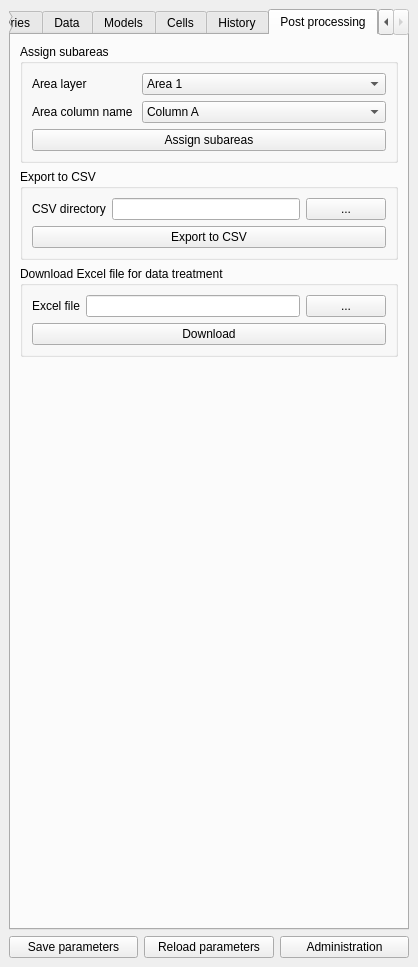
<?xml version="1.0" encoding="UTF-8"?>
<ui version="4.0">
 <class>FloodDamageCostDockWidgetBase</class>
 <widget class="QDockWidget" name="FloodDamageCostDockWidgetBase">
  <property name="geometry">
   <rect>
    <x>0</x>
    <y>0</y>
    <width>409</width>
    <height>967</height>
   </rect>
  </property>
  <property name="windowTitle">
   <string>Estimation of flood damage costs</string>
  </property>
  <widget class="QWidget" name="dockWidgetContents">
   <layout class="QVBoxLayout" name="verticalLayout_3">
    <item>
     <widget class="QTabWidget" name="twFloodDamageCost">
      <property name="currentIndex">
       <number>6</number>
      </property>
      <widget class="QWidget" name="tab">
       <attribute name="title">
        <string>General</string>
       </attribute>
       <layout class="QVBoxLayout" name="verticalLayout">
        <item>
         <widget class="QGroupBox" name="gbDatabase">
          <property name="title">
           <string>Database source</string>
          </property>
          <property name="checkable">
           <bool>false</bool>
          </property>
          <property name="checked">
           <bool>false</bool>
          </property>
          <layout class="QGridLayout" name="gridLayout">
           <item row="0" column="0">
            <widget class="QLabel" name="label_7">
             <property name="sizePolicy">
              <sizepolicy hsizetype="Preferred" vsizetype="Preferred">
               <horstretch>0</horstretch>
               <verstretch>0</verstretch>
              </sizepolicy>
             </property>
             <property name="text">
              <string>Database</string>
             </property>
            </widget>
           </item>
           <item row="0" column="1">
            <widget class="QComboBox" name="cbDatabase">
             <property name="sizePolicy">
              <sizepolicy hsizetype="Preferred" vsizetype="Fixed">
               <horstretch>5</horstretch>
               <verstretch>0</verstretch>
              </sizepolicy>
             </property>
            </widget>
           </item>
           <item row="0" column="2">
            <widget class="QPushButton" name="pbDatabase">
             <property name="sizePolicy">
              <sizepolicy hsizetype="Minimum" vsizetype="Fixed">
               <horstretch>0</horstretch>
               <verstretch>0</verstretch>
              </sizepolicy>
             </property>
             <property name="text">
              <string/>
             </property>
            </widget>
           </item>
           <item row="1" column="0">
            <widget class="QLabel" name="label_8">
             <property name="sizePolicy">
              <sizepolicy hsizetype="Preferred" vsizetype="Preferred">
               <horstretch>0</horstretch>
               <verstretch>0</verstretch>
              </sizepolicy>
             </property>
             <property name="text">
              <string>Parameter table</string>
             </property>
            </widget>
           </item>
           <item row="1" column="1">
            <widget class="QLineEdit" name="leParameterTable">
             <property name="sizePolicy">
              <sizepolicy hsizetype="Expanding" vsizetype="Fixed">
               <horstretch>5</horstretch>
               <verstretch>0</verstretch>
              </sizepolicy>
             </property>
            </widget>
           </item>
           <item row="1" column="2">
            <widget class="QPushButton" name="pbParameterShow">
             <property name="sizePolicy">
              <sizepolicy hsizetype="Minimum" vsizetype="Fixed">
               <horstretch>0</horstretch>
               <verstretch>0</verstretch>
              </sizepolicy>
             </property>
             <property name="text">
              <string/>
             </property>
            </widget>
           </item>
          </layout>
         </widget>
        </item>
        <item>
         <widget class="QTreeView" name="tvGeneral"/>
        </item>
       </layout>
      </widget>
      <widget class="QWidget" name="tab_5">
       <attribute name="title">
        <string>Queries</string>
       </attribute>
       <layout class="QVBoxLayout" name="verticalLayout_6">
        <item>
         <widget class="QTreeView" name="tvQueries"/>
        </item>
       </layout>
      </widget>
      <widget class="QWidget" name="tab_4">
       <attribute name="title">
        <string>Data</string>
       </attribute>
       <layout class="QVBoxLayout" name="verticalLayout_5">
        <item>
         <widget class="QTreeView" name="tvData"/>
        </item>
       </layout>
      </widget>
      <widget class="QWidget" name="tab_2">
       <attribute name="title">
        <string>Models</string>
       </attribute>
       <layout class="QVBoxLayout" name="verticalLayout_2">
        <item>
         <widget class="QTreeView" name="tvModels"/>
        </item>
        <item>
         <layout class="QHBoxLayout" name="horizontalLayout_8">
          <item>
           <widget class="QLabel" name="label">
            <property name="text">
             <string>Group name</string>
            </property>
           </widget>
          </item>
          <item>
           <widget class="QLineEdit" name="leGroupName">
            <property name="sizePolicy">
             <sizepolicy hsizetype="Expanding" vsizetype="Fixed">
              <horstretch>5</horstretch>
              <verstretch>0</verstretch>
             </sizepolicy>
            </property>
            <property name="text">
             <string/>
            </property>
           </widget>
          </item>
          <item>
           <widget class="QCheckBox" name="chbLimit">
            <property name="text">
             <string>Limit to Mapper extent </string>
            </property>
           </widget>
          </item>
         </layout>
        </item>
        <item>
         <widget class="QPushButton" name="pbModelRun">
          <property name="font">
           <font>
            <weight>75</weight>
            <bold>true</bold>
           </font>
          </property>
          <property name="text">
           <string>Run selected model(s)</string>
          </property>
         </widget>
        </item>
       </layout>
      </widget>
      <widget class="QWidget" name="tab_6">
       <attribute name="title">
        <string>Cells</string>
       </attribute>
       <layout class="QVBoxLayout" name="verticalLayout_9">
        <item>
         <widget class="QGroupBox" name="groupBox_3">
          <property name="title">
           <string>Create cell layer</string>
          </property>
          <layout class="QVBoxLayout" name="verticalLayout_8">
           <item>
            <layout class="QHBoxLayout" name="horizontalLayout_2">
             <item>
              <widget class="QLabel" name="label_10">
               <property name="sizePolicy">
                <sizepolicy hsizetype="Preferred" vsizetype="Preferred">
                 <horstretch>1</horstretch>
                 <verstretch>0</verstretch>
                </sizepolicy>
               </property>
               <property name="text">
                <string>Layername</string>
               </property>
              </widget>
             </item>
             <item>
              <widget class="QLineEdit" name="leLayerName">
               <property name="sizePolicy">
                <sizepolicy hsizetype="Expanding" vsizetype="Fixed">
                 <horstretch>4</horstretch>
                 <verstretch>0</verstretch>
                </sizepolicy>
               </property>
              </widget>
             </item>
            </layout>
           </item>
           <item>
            <layout class="QHBoxLayout" name="horizontalLayout_4">
             <item>
              <layout class="QFormLayout" name="formLayout">
               <item row="0" column="0">
                <widget class="QLabel" name="label_11">
                 <property name="sizePolicy">
                  <sizepolicy hsizetype="Preferred" vsizetype="Preferred">
                   <horstretch>0</horstretch>
                   <verstretch>0</verstretch>
                  </sizepolicy>
                 </property>
                 <property name="text">
                  <string>Cell dimension (m.)</string>
                 </property>
                </widget>
               </item>
               <item row="0" column="1">
                <widget class="QDoubleSpinBox" name="dsbCellSize">
                 <property name="sizePolicy">
                  <sizepolicy hsizetype="Minimum" vsizetype="Fixed">
                   <horstretch>4</horstretch>
                   <verstretch>0</verstretch>
                  </sizepolicy>
                 </property>
                 <property name="maximum">
                  <double>10000.000000000000000</double>
                 </property>
                 <property name="singleStep">
                  <double>50.000000000000000</double>
                 </property>
                </widget>
               </item>
               <item row="1" column="0">
                <widget class="QLabel" name="label_5">
                 <property name="sizePolicy">
                  <sizepolicy hsizetype="Preferred" vsizetype="Preferred">
                   <horstretch>1</horstretch>
                   <verstretch>0</verstretch>
                  </sizepolicy>
                 </property>
                 <property name="text">
                  <string>X minimum</string>
                 </property>
                </widget>
               </item>
               <item row="1" column="1">
                <widget class="QDoubleSpinBox" name="dsbXMin">
                 <property name="sizePolicy">
                  <sizepolicy hsizetype="Minimum" vsizetype="Fixed">
                   <horstretch>0</horstretch>
                   <verstretch>0</verstretch>
                  </sizepolicy>
                 </property>
                 <property name="maximum">
                  <double>10000000.000000000000000</double>
                 </property>
                 <property name="singleStep">
                  <double>1000.000000000000000</double>
                 </property>
                </widget>
               </item>
               <item row="2" column="0">
                <widget class="QLabel" name="label_12">
                 <property name="sizePolicy">
                  <sizepolicy hsizetype="Preferred" vsizetype="Preferred">
                   <horstretch>1</horstretch>
                   <verstretch>0</verstretch>
                  </sizepolicy>
                 </property>
                 <property name="text">
                  <string>Y minimum</string>
                 </property>
                </widget>
               </item>
               <item row="2" column="1">
                <widget class="QDoubleSpinBox" name="dsbYMin">
                 <property name="sizePolicy">
                  <sizepolicy hsizetype="Minimum" vsizetype="Fixed">
                   <horstretch>0</horstretch>
                   <verstretch>0</verstretch>
                  </sizepolicy>
                 </property>
                 <property name="maximum">
                  <double>10000000.000000000000000</double>
                 </property>
                 <property name="singleStep">
                  <double>1000.000000000000000</double>
                 </property>
                </widget>
               </item>
              </layout>
             </item>
             <item>
              <layout class="QFormLayout" name="formLayout_2">
               <item row="0" column="0" colspan="2">
                <widget class="QLabel" name="label_14">
                 <property name="sizePolicy">
                  <sizepolicy hsizetype="Preferred" vsizetype="Preferred">
                   <horstretch>4</horstretch>
                   <verstretch>0</verstretch>
                  </sizepolicy>
                 </property>
                 <property name="text">
                  <string>(Cells are always square)</string>
                 </property>
                </widget>
               </item>
               <item row="1" column="0">
                <widget class="QLabel" name="label_6">
                 <property name="sizePolicy">
                  <sizepolicy hsizetype="Preferred" vsizetype="Preferred">
                   <horstretch>1</horstretch>
                   <verstretch>0</verstretch>
                  </sizepolicy>
                 </property>
                 <property name="text">
                  <string>X maximum</string>
                 </property>
                </widget>
               </item>
               <item row="1" column="1">
                <widget class="QDoubleSpinBox" name="dsbXMax">
                 <property name="sizePolicy">
                  <sizepolicy hsizetype="Minimum" vsizetype="Fixed">
                   <horstretch>4</horstretch>
                   <verstretch>0</verstretch>
                  </sizepolicy>
                 </property>
                 <property name="maximum">
                  <double>10000000.000000000000000</double>
                 </property>
                 <property name="singleStep">
                  <double>1000.000000000000000</double>
                 </property>
                </widget>
               </item>
               <item row="2" column="0">
                <widget class="QLabel" name="label_13">
                 <property name="sizePolicy">
                  <sizepolicy hsizetype="Preferred" vsizetype="Preferred">
                   <horstretch>1</horstretch>
                   <verstretch>0</verstretch>
                  </sizepolicy>
                 </property>
                 <property name="text">
                  <string>Y maximum</string>
                 </property>
                </widget>
               </item>
               <item row="2" column="1">
                <widget class="QDoubleSpinBox" name="dsbYMax">
                 <property name="sizePolicy">
                  <sizepolicy hsizetype="Minimum" vsizetype="Fixed">
                   <horstretch>4</horstretch>
                   <verstretch>0</verstretch>
                  </sizepolicy>
                 </property>
                 <property name="maximum">
                  <double>10000000.000000000000000</double>
                 </property>
                 <property name="singleStep">
                  <double>1000.000000000000000</double>
                 </property>
                </widget>
               </item>
              </layout>
             </item>
            </layout>
           </item>
           <item>
            <layout class="QHBoxLayout" name="horizontalLayout_7">
             <item>
              <widget class="QPushButton" name="pbMapperExtents">
               <property name="sizePolicy">
                <sizepolicy hsizetype="Minimum" vsizetype="Fixed">
                 <horstretch>9</horstretch>
                 <verstretch>0</verstretch>
                </sizepolicy>
               </property>
               <property name="text">
                <string>mapper extents</string>
               </property>
              </widget>
             </item>
             <item>
              <widget class="QPushButton" name="pbCreateCellLayer">
               <property name="sizePolicy">
                <sizepolicy hsizetype="Minimum" vsizetype="Fixed">
                 <horstretch>9</horstretch>
                 <verstretch>0</verstretch>
                </sizepolicy>
               </property>
               <property name="text">
                <string>Create new cell layer</string>
               </property>
              </widget>
             </item>
            </layout>
           </item>
          </layout>
         </widget>
        </item>
        <item>
         <widget class="QGroupBox" name="groupBox_2">
          <property name="title">
           <string>Choose cell layer</string>
          </property>
          <layout class="QVBoxLayout" name="verticalLayout_7">
           <item>
            <layout class="QHBoxLayout" name="horizontalLayout_3">
             <item>
              <widget class="QLabel" name="label_9">
               <property name="sizePolicy">
                <sizepolicy hsizetype="Preferred" vsizetype="Preferred">
                 <horstretch>0</horstretch>
                 <verstretch>0</verstretch>
                </sizepolicy>
               </property>
               <property name="text">
                <string>Cell layer</string>
               </property>
              </widget>
             </item>
             <item>
              <widget class="QComboBox" name="cbCellLayer">
               <property name="sizePolicy">
                <sizepolicy hsizetype="Preferred" vsizetype="Fixed">
                 <horstretch>5</horstretch>
                 <verstretch>0</verstretch>
                </sizepolicy>
               </property>
              </widget>
             </item>
             <item>
              <widget class="QPushButton" name="pbUpdCellLayer">
               <property name="sizePolicy">
                <sizepolicy hsizetype="Minimum" vsizetype="Fixed">
                 <horstretch>0</horstretch>
                 <verstretch>0</verstretch>
                </sizepolicy>
               </property>
               <property name="text">
                <string/>
               </property>
              </widget>
             </item>
            </layout>
           </item>
           <item>
            <widget class="QPushButton" name="pbClearValues">
             <property name="sizePolicy">
              <sizepolicy hsizetype="Minimum" vsizetype="Fixed">
               <horstretch>9</horstretch>
               <verstretch>0</verstretch>
              </sizepolicy>
             </property>
             <property name="text">
              <string>Clear values from chosen layer</string>
             </property>
            </widget>
           </item>
          </layout>
         </widget>
        </item>
        <item>
         <widget class="QTreeView" name="tvCells"/>
        </item>
        <item>
         <layout class="QHBoxLayout" name="horizontalLayout_5">
          <item>
           <widget class="QPushButton" name="pbDamage">
            <property name="sizePolicy">
             <sizepolicy hsizetype="Minimum" vsizetype="Fixed">
              <horstretch>9</horstretch>
              <verstretch>0</verstretch>
             </sizepolicy>
            </property>
            <property name="text">
             <string>Damage loss</string>
            </property>
           </widget>
          </item>
          <item>
           <widget class="QPushButton" name="pbValue">
            <property name="sizePolicy">
             <sizepolicy hsizetype="Minimum" vsizetype="Fixed">
              <horstretch>9</horstretch>
              <verstretch>0</verstretch>
             </sizepolicy>
            </property>
            <property name="text">
             <string>Value loss</string>
            </property>
           </widget>
          </item>
          <item>
           <widget class="QPushButton" name="pbRisk">
            <property name="sizePolicy">
             <sizepolicy hsizetype="Minimum" vsizetype="Fixed">
              <horstretch>9</horstretch>
              <verstretch>0</verstretch>
             </sizepolicy>
            </property>
            <property name="text">
             <string>Risk</string>
            </property>
           </widget>
          </item>
          <item>
           <widget class="QPushButton" name="pbClearAll">
            <property name="sizePolicy">
             <sizepolicy hsizetype="Minimum" vsizetype="Fixed">
              <horstretch>9</horstretch>
              <verstretch>0</verstretch>
             </sizepolicy>
            </property>
            <property name="text">
             <string>Clear all</string>
            </property>
           </widget>
          </item>
         </layout>
        </item>
        <item>
         <layout class="QHBoxLayout" name="horizontalLayout_6">
          <item>
           <widget class="QPushButton" name="pbUpdateLayerTree">
            <property name="sizePolicy">
             <sizepolicy hsizetype="Minimum" vsizetype="Fixed">
              <horstretch>9</horstretch>
              <verstretch>0</verstretch>
             </sizepolicy>
            </property>
            <property name="text">
             <string>Update layer tree</string>
            </property>
           </widget>
          </item>
          <item>
           <widget class="QPushButton" name="pbCellExtract">
            <property name="sizePolicy">
             <sizepolicy hsizetype="Minimum" vsizetype="Fixed">
              <horstretch>9</horstretch>
              <verstretch>0</verstretch>
             </sizepolicy>
            </property>
            <property name="font">
             <font>
              <weight>75</weight>
              <bold>true</bold>
             </font>
            </property>
            <property name="text">
             <string>Run cell extraction</string>
            </property>
           </widget>
          </item>
         </layout>
        </item>
       </layout>
      </widget>
      <widget class="QWidget" name="tab_8">
       <attribute name="title">
        <string>History</string>
       </attribute>
       <layout class="QVBoxLayout" name="verticalLayout_4">
        <item>
         <widget class="QTreeView" name="tvHistory"/>
        </item>
        <item>
         <layout class="QHBoxLayout" name="horizontalLayout_11">
          <item>
           <widget class="QLabel" name="label_3">
            <property name="text">
             <string>Fields</string>
            </property>
           </widget>
          </item>
          <item>
           <widget class="QComboBox" name="cbHistFields">
            <property name="sizePolicy">
             <sizepolicy hsizetype="Preferred" vsizetype="Fixed">
              <horstretch>4</horstretch>
              <verstretch>0</verstretch>
             </sizepolicy>
            </property>
           </widget>
          </item>
          <item>
           <widget class="QLabel" name="label_4">
            <property name="text">
             <string>Operators</string>
            </property>
           </widget>
          </item>
          <item>
           <widget class="QComboBox" name="cbHistOperators">
            <property name="sizePolicy">
             <sizepolicy hsizetype="Preferred" vsizetype="Fixed">
              <horstretch>4</horstretch>
              <verstretch>0</verstretch>
             </sizepolicy>
            </property>
           </widget>
          </item>
         </layout>
        </item>
        <item>
         <layout class="QHBoxLayout" name="horizontalLayout_10">
          <item>
           <widget class="QLabel" name="label_2">
            <property name="text">
             <string>Filter</string>
            </property>
           </widget>
          </item>
          <item>
           <widget class="QLineEdit" name="leHistFilter">
            <property name="sizePolicy">
             <sizepolicy hsizetype="Expanding" vsizetype="Fixed">
              <horstretch>5</horstretch>
              <verstretch>0</verstretch>
             </sizepolicy>
            </property>
            <property name="text">
             <string/>
            </property>
           </widget>
          </item>
         </layout>
        </item>
        <item>
         <layout class="QHBoxLayout" name="horizontalLayout_9">
          <item>
           <widget class="QPushButton" name="pbHistFilterSearch">
            <property name="font">
             <font>
              <weight>50</weight>
              <bold>false</bold>
             </font>
            </property>
            <property name="text">
             <string>Filter search</string>
            </property>
           </widget>
          </item>
          <item>
           <widget class="QPushButton" name="pbHistResetSearch">
            <property name="font">
             <font>
              <weight>50</weight>
              <bold>false</bold>
             </font>
            </property>
            <property name="text">
             <string>Reset search</string>
            </property>
           </widget>
          </item>
         </layout>
        </item>
       </layout>
      </widget>
      <widget class="QWidget" name="tab_3">
       <attribute name="title">
        <string>Post processing</string>
       </attribute>
       <layout class="QVBoxLayout" name="verticalLayout_13">
        <item>
         <widget class="QGroupBox" name="gbDatabase_2">
          <property name="title">
           <string>Assign subareas</string>
          </property>
          <property name="checkable">
           <bool>false</bool>
          </property>
          <property name="checked">
           <bool>false</bool>
          </property>
          <layout class="QVBoxLayout" name="verticalLayout_10">
           <item>
            <layout class="QGridLayout" name="gridLayout_2">
             <item row="0" column="0">
              <widget class="QLabel" name="label_15">
               <property name="sizePolicy">
                <sizepolicy hsizetype="Preferred" vsizetype="Preferred">
                 <horstretch>0</horstretch>
                 <verstretch>0</verstretch>
                </sizepolicy>
               </property>
               <property name="text">
                <string>Area layer</string>
               </property>
              </widget>
             </item>
             <item row="0" column="1">
              <widget class="QComboBox" name="cbAreaLayer">
               <property name="sizePolicy">
                <sizepolicy hsizetype="Preferred" vsizetype="Fixed">
                 <horstretch>5</horstretch>
                 <verstretch>0</verstretch>
                </sizepolicy>
               </property>
               <item>
                <property name="text">
                 <string>Area 1</string>
                </property>
               </item>
               <item>
                <property name="text">
                 <string>Area 2</string>
                </property>
               </item>
               <item>
                <property name="text">
                 <string>Area 3</string>
                </property>
               </item>
              </widget>
             </item>
             <item row="1" column="0">
              <widget class="QLabel" name="label_16">
               <property name="sizePolicy">
                <sizepolicy hsizetype="Preferred" vsizetype="Preferred">
                 <horstretch>0</horstretch>
                 <verstretch>0</verstretch>
                </sizepolicy>
               </property>
               <property name="text">
                <string>Area column name </string>
               </property>
              </widget>
             </item>
             <item row="1" column="1">
              <widget class="QComboBox" name="cbAreaColumn">
               <property name="sizePolicy">
                <sizepolicy hsizetype="Preferred" vsizetype="Fixed">
                 <horstretch>5</horstretch>
                 <verstretch>0</verstretch>
                </sizepolicy>
               </property>
               <item>
                <property name="text">
                 <string>Column A</string>
                </property>
               </item>
               <item>
                <property name="text">
                 <string>Column B</string>
                </property>
               </item>
               <item>
                <property name="text">
                 <string>Column C</string>
                </property>
               </item>
              </widget>
             </item>
            </layout>
           </item>
           <item>
            <widget class="QPushButton" name="pbAreaSub">
             <property name="text">
              <string>Assign subareas</string>
             </property>
            </widget>
           </item>
          </layout>
         </widget>
        </item>
        <item>
         <widget class="QGroupBox" name="gbDatabase_3">
          <property name="title">
           <string>Export to CSV</string>
          </property>
          <property name="checkable">
           <bool>false</bool>
          </property>
          <property name="checked">
           <bool>false</bool>
          </property>
          <layout class="QVBoxLayout" name="verticalLayout_11">
           <item>
            <layout class="QHBoxLayout" name="horizontalLayout_12">
             <item>
              <widget class="QLabel" name="label_19">
               <property name="sizePolicy">
                <sizepolicy hsizetype="Preferred" vsizetype="Preferred">
                 <horstretch>1</horstretch>
                 <verstretch>0</verstretch>
                </sizepolicy>
               </property>
               <property name="text">
                <string>CSV directory</string>
               </property>
              </widget>
             </item>
             <item>
              <widget class="QLineEdit" name="leCSVExportDir">
               <property name="sizePolicy">
                <sizepolicy hsizetype="Expanding" vsizetype="Fixed">
                 <horstretch>6</horstretch>
                 <verstretch>0</verstretch>
                </sizepolicy>
               </property>
              </widget>
             </item>
             <item>
              <widget class="QPushButton" name="pbCSVExportDir">
               <property name="sizePolicy">
                <sizepolicy hsizetype="Minimum" vsizetype="Fixed">
                 <horstretch>1</horstretch>
                 <verstretch>0</verstretch>
                </sizepolicy>
               </property>
               <property name="text">
                <string>...</string>
               </property>
              </widget>
             </item>
            </layout>
           </item>
           <item>
            <widget class="QPushButton" name="pbCSVExport">
             <property name="text">
              <string>Export to CSV</string>
             </property>
            </widget>
           </item>
          </layout>
         </widget>
        </item>
        <item>
         <widget class="QGroupBox" name="gbDatabase_4">
          <property name="title">
           <string>Download Excel file for data treatment </string>
          </property>
          <property name="checkable">
           <bool>false</bool>
          </property>
          <property name="checked">
           <bool>false</bool>
          </property>
          <layout class="QVBoxLayout" name="verticalLayout_12">
           <item>
            <layout class="QHBoxLayout" name="horizontalLayout_13">
             <item>
              <widget class="QLabel" name="label_20">
               <property name="sizePolicy">
                <sizepolicy hsizetype="Preferred" vsizetype="Preferred">
                 <horstretch>1</horstretch>
                 <verstretch>0</verstretch>
                </sizepolicy>
               </property>
               <property name="text">
                <string>Excel file</string>
               </property>
              </widget>
             </item>
             <item>
              <widget class="QLineEdit" name="leLayerName_3">
               <property name="sizePolicy">
                <sizepolicy hsizetype="Expanding" vsizetype="Fixed">
                 <horstretch>6</horstretch>
                 <verstretch>0</verstretch>
                </sizepolicy>
               </property>
              </widget>
             </item>
             <item>
              <widget class="QPushButton" name="pbDatabase_3">
               <property name="sizePolicy">
                <sizepolicy hsizetype="Minimum" vsizetype="Fixed">
                 <horstretch>1</horstretch>
                 <verstretch>0</verstretch>
                </sizepolicy>
               </property>
               <property name="text">
                <string>...</string>
               </property>
              </widget>
             </item>
            </layout>
           </item>
           <item>
            <widget class="QPushButton" name="pushButton_3">
             <property name="text">
              <string>Download</string>
             </property>
            </widget>
           </item>
          </layout>
         </widget>
        </item>
        <item>
         <spacer name="verticalSpacer">
          <property name="orientation">
           <enum>Qt::Vertical</enum>
          </property>
          <property name="sizeHint" stdset="0">
           <size>
            <width>20</width>
            <height>549</height>
           </size>
          </property>
         </spacer>
        </item>
       </layout>
      </widget>
     </widget>
    </item>
    <item>
     <layout class="QHBoxLayout" name="horizontalLayout">
      <item>
       <widget class="QPushButton" name="pbParameterSave">
        <property name="text">
         <string>Save parameters</string>
        </property>
       </widget>
      </item>
      <item>
       <widget class="QPushButton" name="pbParameterReset">
        <property name="text">
         <string>Reload parameters</string>
        </property>
       </widget>
      </item>
      <item>
       <widget class="QPushButton" name="pbAdministration">
        <property name="text">
         <string>Administration</string>
        </property>
       </widget>
      </item>
     </layout>
    </item>
   </layout>
  </widget>
 </widget>
 <resources/>
 <connections/>
</ui>
